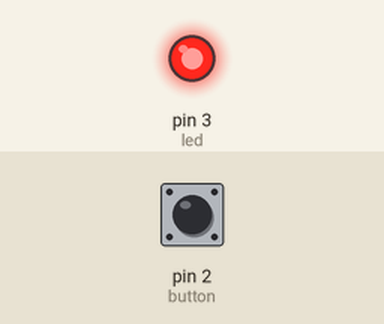
Simulated run of this sketch. Board: Arduino Uno, built with avr-gcc and run on an emulated ATmega328P. On the bench: output pins drawn as LEDs (lit = HIGH). The inputs (shaded band) are chosen by the test bench; at power-on: pin 2 (button) LOW.

Above: at 1.2 s.
1.3 s: pin 2 (button) pulled HIGH for 0.15 s
At 1.37 s:
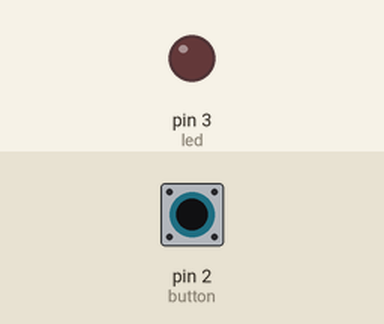
2.9 s: pin 2 (button) pulled HIGH for 3.2 s
At 6.8 s:
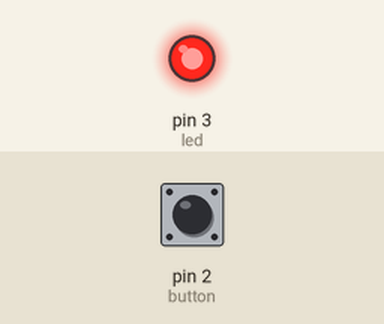
Timing chart, 0 to 8.3 s (numbered marks = the images above; inputs shaded):
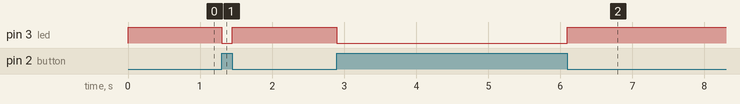

Measured:
- after the input at 1.3 s, pin 3 (led): HIGH → LOW at once, → HIGH 0.15 s later
- after the input at 2.9 s, pin 3 (led): HIGH → LOW at once, → HIGH 3.2 s later

The sketch:

sketch.ino
```cpp
int button = 2;
int state;

int led =3;

void setup() {
  pinMode(button, INPUT);
  pinMode(led, OUTPUT);
}

void loop() {
  state = digitalRead(button);

  if (state == HIGH) {
    digitalWrite(led, LOW);
  } else {
    digitalWrite(led, HIGH);
  }
}
```
